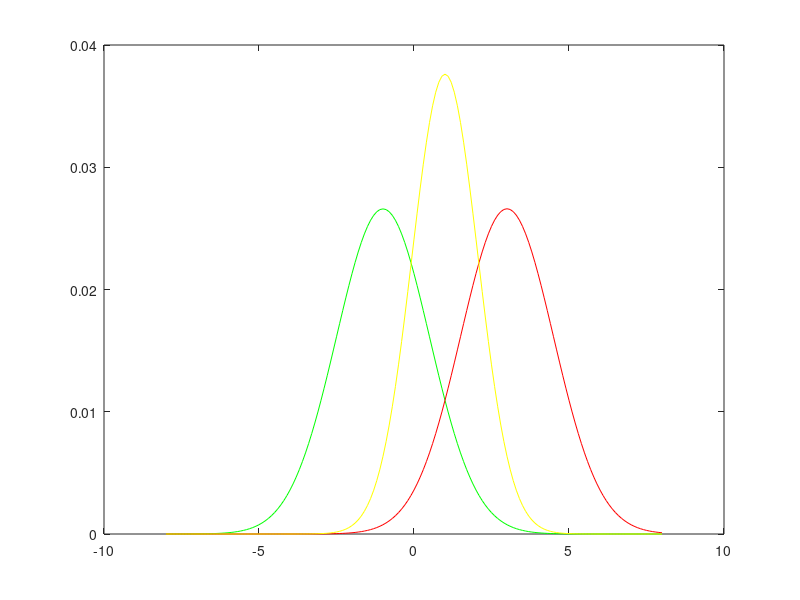

Source code (MATLAB):
%% Bayesian integration with Gaussians
%More specifically MLE estimation

clf  % clear the figure

%axis
x=-8:0.1:8

%visual likelihood
muV=-1;
sigmaV=1.5;
pV=exp(-(x-muV).^2/(2*sigmaV^2));
pV=pV/sum(pV);
plot(x,pV,'g');

%auditory likelihood
muA=3;
sigmaA=1.5;
pA=exp(-(x-muA).^2/(2*sigmaA^2));
pA=pA/sum(pA);
hold on
plot(x,pA,'r');

%joint estimation
posterior=pV.*pA;
posterior=posterior/(sum(posterior));
plot(x,posterior,'y');
hold off